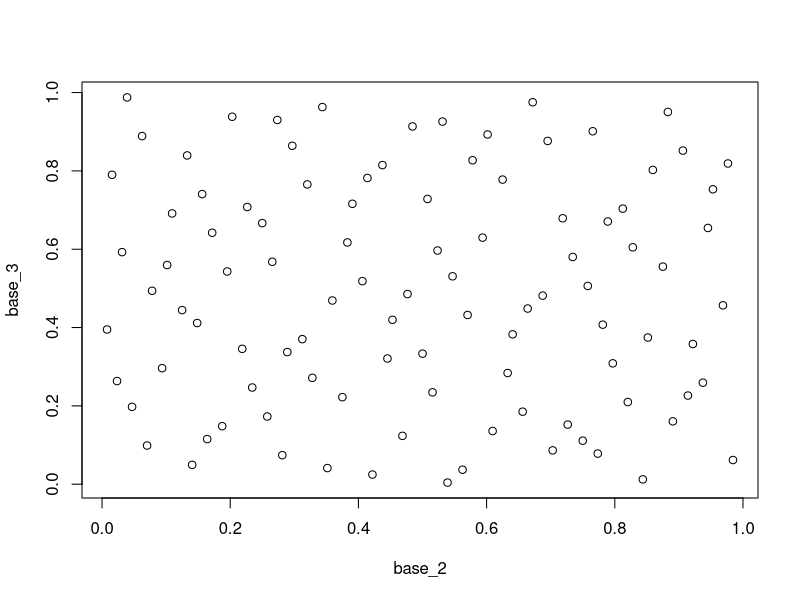
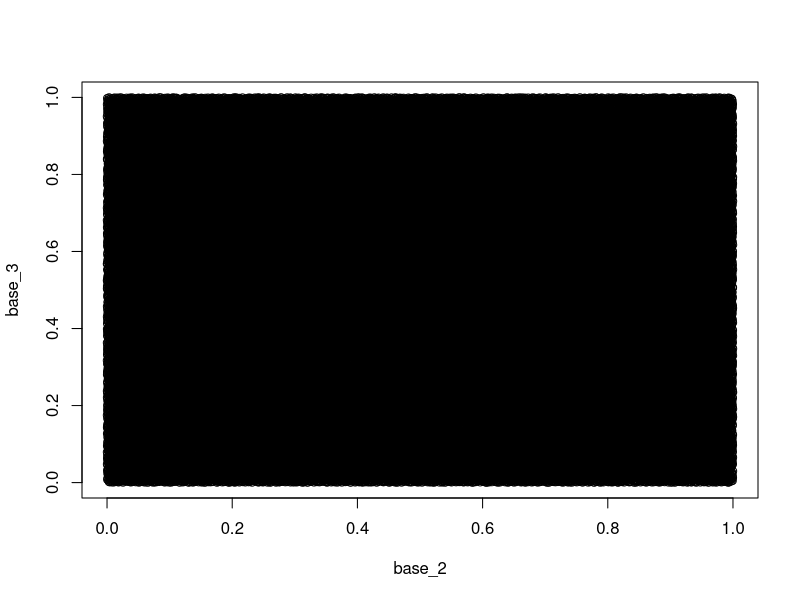

Source code (R) for these figures, in order:
baseRep<-function(n,b){
	vec<-c()
	i<-1
	while(n!=0){
		vec<-c(vec,n%%b)
		n<-n/b-(n%%b)/b
	}
	return(vec)
}

VanderCorput<-function(n,b){
	rev_base_rep<-baseRep(n,b)
	m<-length(rev_base_rep)

	ans<-0
	expo<-1/b
	for(i in 1:m){
		ans<-ans+rev_base_rep[i]*expo
		expo<-expo/b
	}
	return(ans)
}

N<-c(100,100000)
for(n in N){

	base_2<-c()
	base_3<-c()

	for(i in 1:n){
		base_2<-c(base_2,VanderCorput(i,2))
		base_3<-c(base_3,VanderCorput(i,3))
	}
	png(paste("que2",n,".png"))
	plot(base_2,base_3)
}